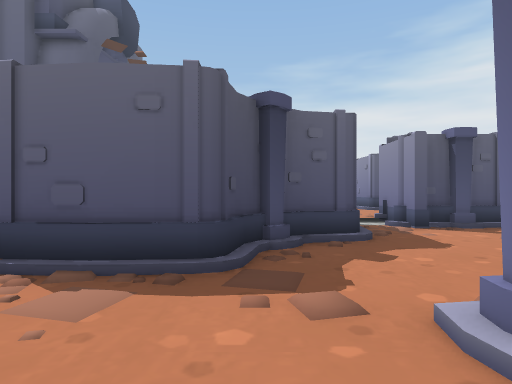
[1] (above)

23 first-person views from a walk through a Unity game level. The camera is 1.5 m above the floor, looks level and sees 75° across. The floor is counted in squares, 2 m on a side. Each view is taken from the middle of a square. On the plan, view 1 faces up. The plan holds only what a view shows up to about 11 squares ahead; the rest is blank. The place goes on beyond the plan. Some animated figures are not drawn. Some surface patterns are stand-ins.

[2]
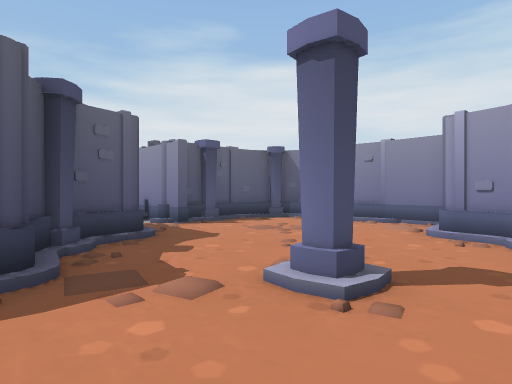

[3]
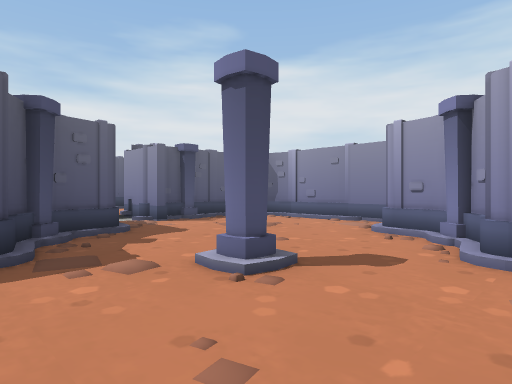

[4]
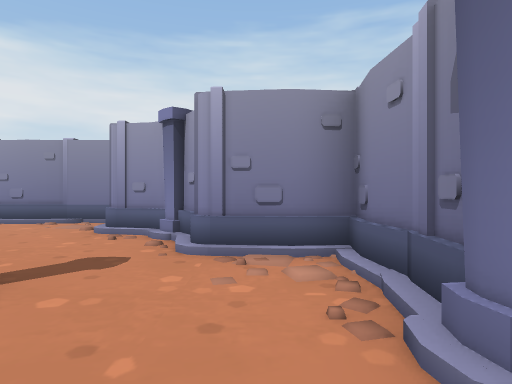

[5]
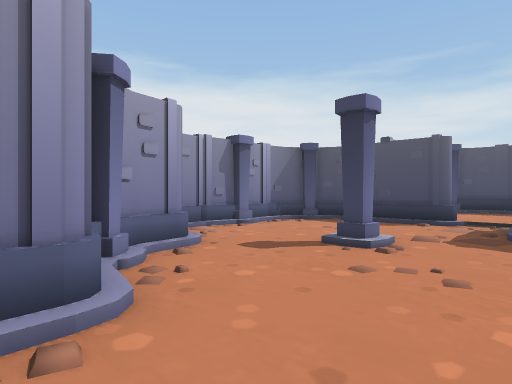

[6]
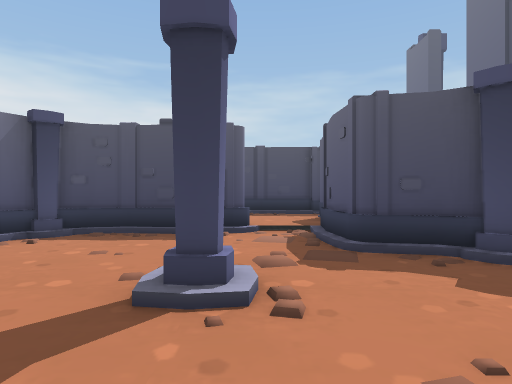

[7]
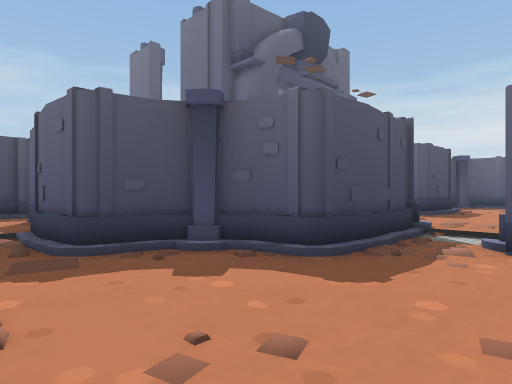

[8]
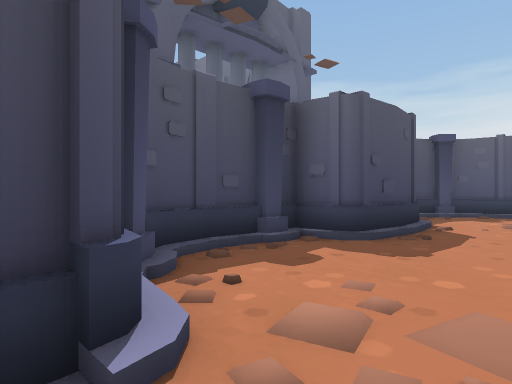

[9]
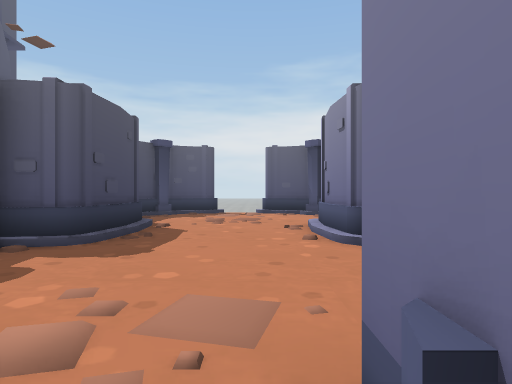

[10]
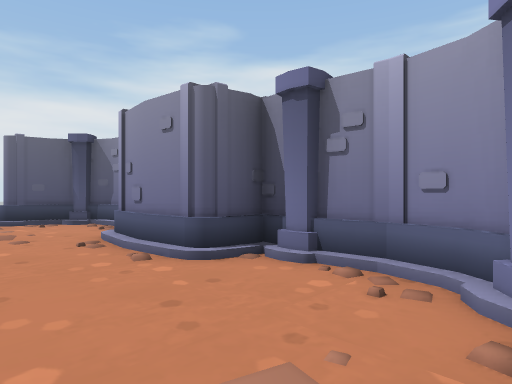

[11]
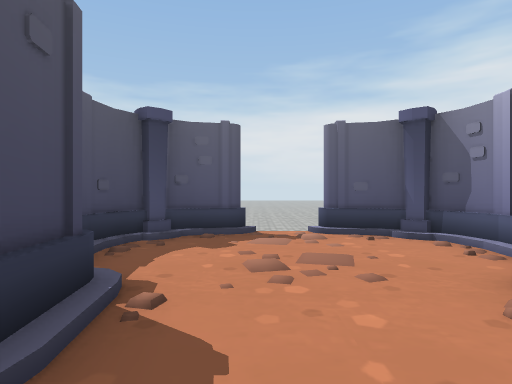

[12]
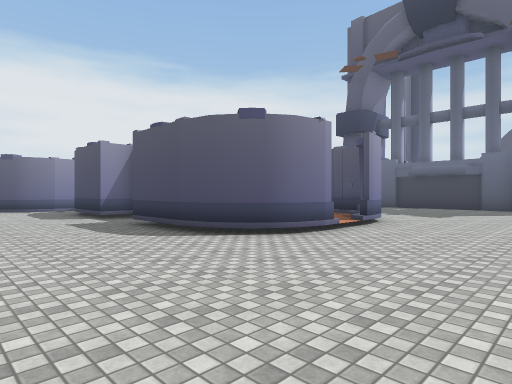

[13]
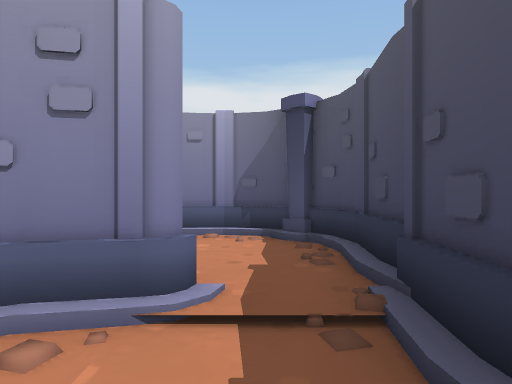

[14]
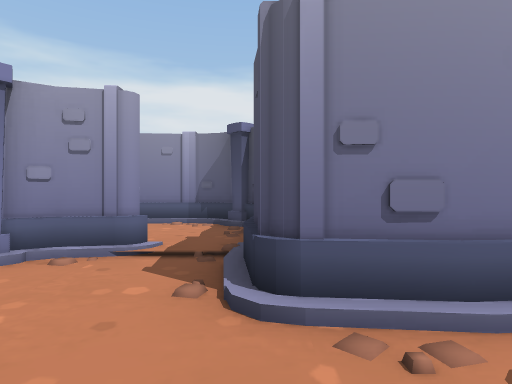

[15]
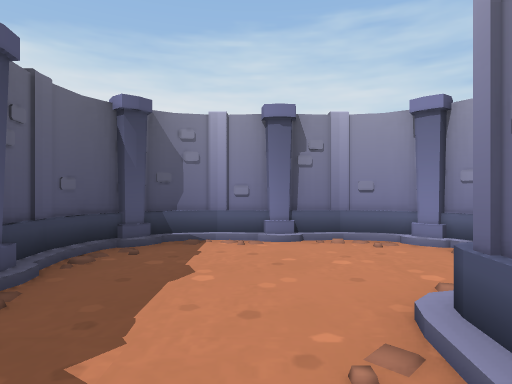

[16]
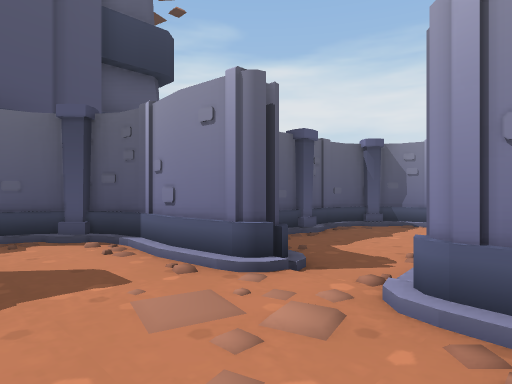

[17]
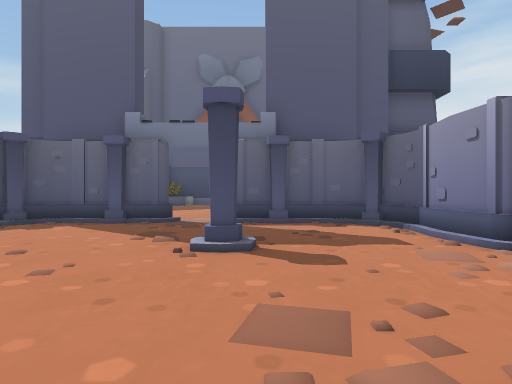

[18]
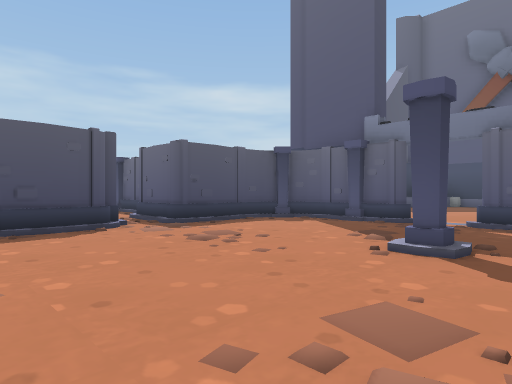

[19]
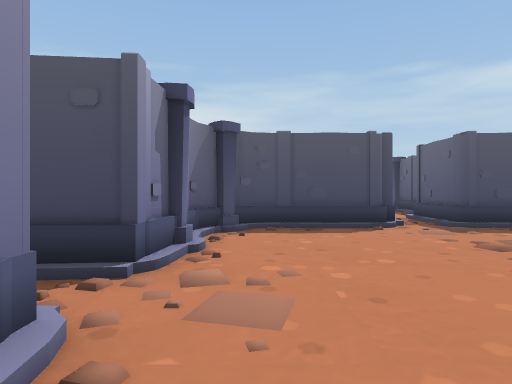

[20]
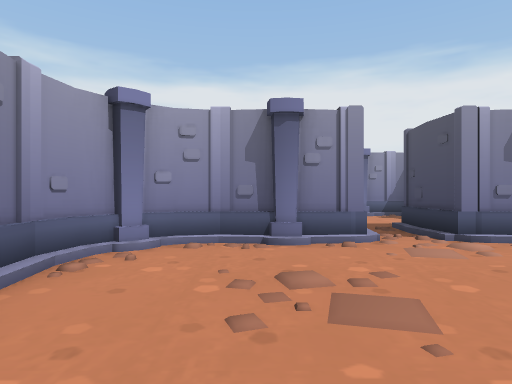

[21]
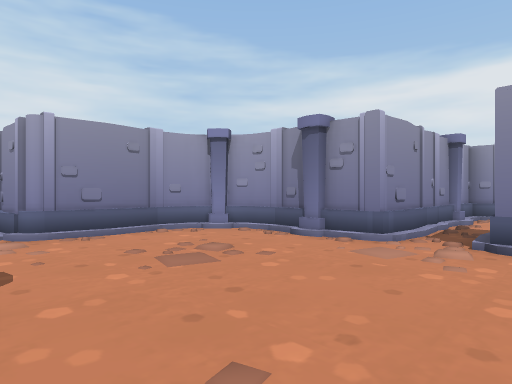

[22]
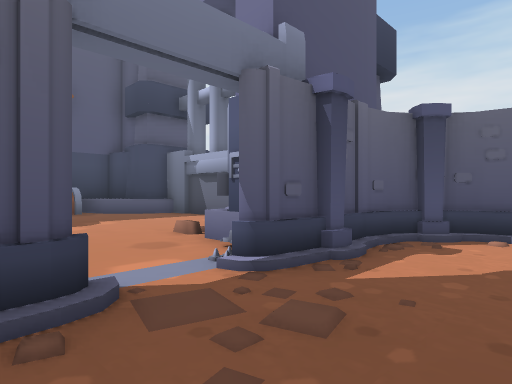

[23]
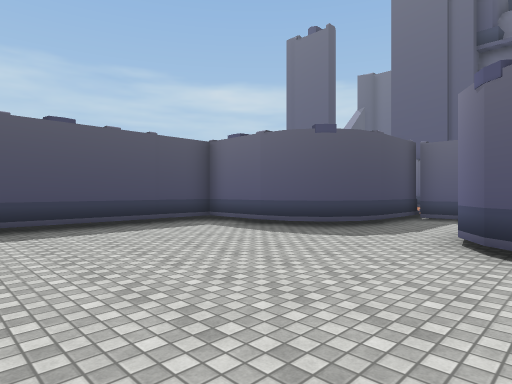

### Floor plan
Key: @ floor where view 1 was taken; # wall or solid block; . main floor; : floor 0.25 m higher than the main floor; / step, stairs or slope; = window, fence, low wall or low ledge; ^ raised ledge; O other object.
Columns run from 21 left of view 1 to 9 right of it. Each row starts with its distance up from view 1.
 23                        ...
 22                        ........
 21          O          ...........
 20          ::       .............
 19          :::      .............
 18          ::::#     ..##//##....
 17         :::::#       #::::#...
 16         ::::         #::::#...
 15        ::::          #::::#...
 14        :::^          ##::##...
 13        :::O           #::#....
 12    ####:OO#          ##::##...
 11    #/##::####        #::::#..
 10    #::::::::#        #::::#..
  9    #::::::::## ####  ##//##
  8 #^ #:::::#::/#....#   ##.#
  7  #=#:::::::::/....##   #.####
  6  ###::::::::/###..##   #....#
  5    #::::::::/#.#..## ###....#
  4    #::::::::/#.#:##  #......#
  3    #::::::::##.#::####......#
  2    #####:####..#:::/......###
  1        #:#.....#:=:#...#..#
  0        ###.....#####.@..###
 -1         #........  #....#
 -2         ##.......  ######
 -3         ##.......
 -4          #  .....

Where each view was taken, in squares from view 1:
view 1: 0 up, 0 right, facing up
view 2: 0 up, 1 left, facing up-right
view 3: 1 down, 1 left, facing up-right
view 4: 1 down, 1 left, facing right
view 5: 4 up, 6 right, facing down-left
view 6: 2 up, 4 right, facing left
view 7: 2 up, 4 right, facing up-left
view 8: 8 up, 3 right, facing up-left
view 9: 8 up, 3 right, facing up
view 10: 9 up, 2 right, facing up-right
view 11: 12 up, 2 right, facing up
view 12: 22 up, 9 right, facing down-left
view 13: 6 up, 5 left, facing down
view 14: 8 up, 6 left, facing down
view 15: 7 up, 8 left, facing right
view 16: 5 up, 11 left, facing up-right
view 17: 3 up, 12 left, facing up
view 18: 3 up, 11 left, facing up-left
view 19: 3 up, 11 left, facing left
view 20: 7 up, 11 left, facing down
view 21: 7 up, 15 left, facing down-right
view 22: 9 up, 15 left, facing up-right
view 23: 4 down, 5 left, facing up-left
